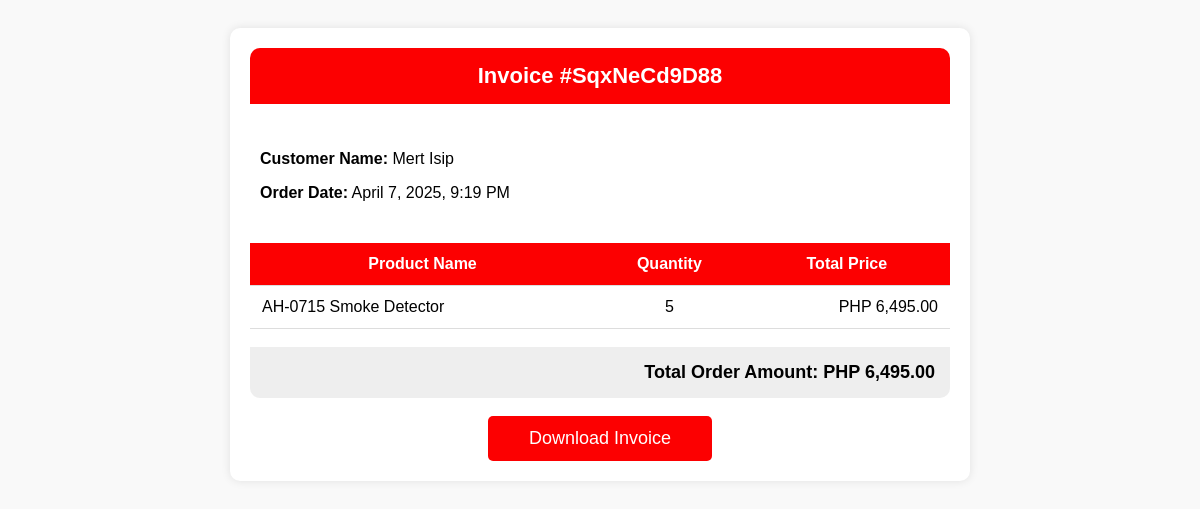
The page /src/invoice.php?referenceNum=SqxNeCd9D88 on the database its author committed.
### tables this page shows
CREATE TABLE `orders_tbl` (
  `orderID` int(11) NOT NULL AUTO_INCREMENT,
  `referenceNum` varchar(11) NOT NULL,
  `userID` int(11) DEFAULT NULL,
  `totalAmount` decimal(10,2) DEFAULT NULL,
  `mopID` int(11) DEFAULT NULL,
  `statusID` int(11) DEFAULT NULL,
  `orderReceipt` text DEFAULT NULL,
  `toReceive` datetime DEFAULT NULL,
  `receivedAt` datetime DEFAULT NULL,
  `cancelledAt` datetime DEFAULT NULL,
  `createdAt` datetime NOT NULL DEFAULT current_timestamp(),
  `updatedAt` datetime NOT NULL DEFAULT current_timestamp(),
  PRIMARY KEY (`orderID`) USING BTREE,
  KEY `orderMopFK` (`mopID`),
  KEY `orderStatusFK` (`statusID`),
  KEY `orderUserFK` (`userID`),
  CONSTRAINT `orderMopFK` FOREIGN KEY (`mopID`) REFERENCES `modes_of_payment_tbl` (`mopID`) ON DELETE SET NULL ON UPDATE NO ACTION,
  CONSTRAINT `orderStatusFK` FOREIGN KEY (`statusID`) REFERENCES `statuses_tbl` (`statusID`) ON DELETE SET NULL ON UPDATE NO ACTION,
  CONSTRAINT `orderUserFK` FOREIGN KEY (`userID`) REFERENCES `users_tbl` (`userID`) ON DELETE SET NULL ON UPDATE NO ACTION
);

CREATE TABLE `order_items_tbl` (
  `orderItemID` int(11) NOT NULL AUTO_INCREMENT,
  `orderID` int(11) DEFAULT NULL,
  `productID` int(11) DEFAULT NULL,
  `orderItemQuantity` int(11) NOT NULL DEFAULT 0,
  `orderItemTotal` decimal(10,2) NOT NULL DEFAULT 0.00,
  `orderReceipt` text DEFAULT NULL,
  `createdAt` datetime NOT NULL DEFAULT current_timestamp(),
  PRIMARY KEY (`orderItemID`),
  KEY `orderItemOrderFK` (`orderID`),
  KEY `orderItemProductFK` (`productID`),
  CONSTRAINT `orderItemOrderFK` FOREIGN KEY (`orderID`) REFERENCES `orders_tbl` (`orderID`) ON DELETE SET NULL ON UPDATE NO ACTION,
  CONSTRAINT `orderItemProductFK` FOREIGN KEY (`productID`) REFERENCES `products_tbl` (`productID`) ON DELETE SET NULL ON UPDATE NO ACTION
);

CREATE TABLE `products_tbl` (
  `productID` int(11) NOT NULL AUTO_INCREMENT,
  `userID` int(11) DEFAULT NULL,
  `productName` varchar(50) NOT NULL,
  `productIMG` varchar(100) NOT NULL,
  `categoryID` int(11) DEFAULT NULL,
  `productDesc` text NOT NULL,
  `productSpecs` text NOT NULL,
  `productPrice` decimal(10,2) NOT NULL DEFAULT 0.00,
  `inStock` int(11) NOT NULL DEFAULT 0,
  `prodSold` int(11) NOT NULL DEFAULT 0,
  `statusID` int(11) NOT NULL DEFAULT 5,
  `createdAt` datetime NOT NULL DEFAULT current_timestamp(),
  `updatedAt` datetime NOT NULL DEFAULT current_timestamp(),
  PRIMARY KEY (`productID`),
  UNIQUE KEY `productName` (`productName`),
  KEY `productCategoryFK` (`categoryID`) USING BTREE,
  KEY `productUserFK` (`userID`),
  KEY `productStatusFK` (`statusID`) USING BTREE,
  CONSTRAINT `productCategoryFK` FOREIGN KEY (`categoryID`) REFERENCES `categories_tbl` (`categoryID`) ON DELETE SET NULL ON UPDATE NO ACTION,
  CONSTRAINT `productStatusFK` FOREIGN KEY (`statusID`) REFERENCES `statuses_tbl` (`statusID`) ON DELETE NO ACTION ON UPDATE NO ACTION,
  CONSTRAINT `productsUserFK` FOREIGN KEY (`userID`) REFERENCES `users_tbl` (`userID`) ON DELETE SET NULL ON UPDATE NO ACTION
);

### src/invoice.php (the view, shortened to what this page needs)
<?php
require 'weltz_dbconnect.php';
$referenceNum = $_GET['referenceNum'];
$orderSQL = "SELECT o.orderID, o.createdAt, COALESCE(CONCAT(u.userFname, ' ', u.userLname), 'Deleted User') AS userFullName
             FROM orders_tbl o
             JOIN users_tbl u ON o.userID = u.userID
             WHERE o.referenceNum = ?";
$stmt = $conn->prepare($orderSQL);
$stmt->bind_param("s", $referenceNum);
$stmt->execute();
$order = $stmt->get_result()->fetch_assoc();
$orderID = $order['orderID'];
$orderItemsSQL = "SELECT p.productName, oi.orderItemQuantity, oi.orderItemTotal
                  FROM order_items_tbl oi
                  JOIN products_tbl p ON oi.productID = p.productID
                  WHERE oi.orderID = ?";
$stmt = $conn->prepare($orderItemsSQL);
$stmt->bind_param("i", $orderID);
$stmt->execute();
$orderItems = $stmt->get_result();
$totalOrderAmount = 0;
?>
<!DOCTYPE html>
<html lang="en">
<head>
</head>
<body>
<div class="invoice-container">
    <div class="header">Invoice #<?= htmlspecialchars($referenceNum) ?></div>
    <div class="details">
        <p><strong>Customer Name:</strong> <?= htmlspecialchars($order['userFullName']) ?></p>
        <p><strong>Order Date:</strong> <?= htmlspecialchars(date("F j, Y, g:i A", strtotime($order['createdAt']))) ?></p>
    </div>
    <table class="order-table">
        <tr>
            <th>Product Name</th>
            <th>Quantity</th>
            <th>Total Price</th>
        </tr>
        <?php while ($row = $orderItems->fetch_assoc()) : ?>
            <tr>
                <td><?= htmlspecialchars($row['productName']) ?></td>
                <td style="text-align:center;"><?= htmlspecialchars($row['orderItemQuantity']) ?></td>
                <td style="text-align:right;">PHP <?= number_format($row['orderItemTotal'], 2) ?></td>
            </tr>
            <?php $totalOrderAmount += $row['orderItemTotal']; ?>
        <?php endwhile; ?>
    </table>
    <p class="order-summary">Total Order Amount: PHP <?= number_format($totalOrderAmount, 2) ?></p>
    <a href="download_invoice.php?referenceNum=<?= urlencode($referenceNum) ?>" class="download-btn">Download Invoice</a>
</div>
</body>
</html>

### src/invoice.php (style rules this page uses)
body { font-family: Arial, sans-serif; background: #f9f9f9; padding: 20px; }
.invoice-container { max-width: 700px; background: white; padding: 20px; margin: auto; border-radius: 10px; box-shadow: 0 0 10px rgba(0, 0, 0, 0.1); }
.header { background-color: #fc0001; color: white; padding: 15px; text-align: center; font-size: 22px; font-weight: bold; border-radius: 10px 10px 0 0; }
.details { margin-top: 20px; padding: 10px; }
.order-table { width: 100%; border-collapse: collapse; margin-top: 15px; background: white; }
.order-table th, .order-table td { padding: 12px; border-bottom: 1px solid #ddd; text-align: left; }
.order-table th { background-color: #fc0001; color: white; text-align: center; }
.order-summary { font-size: 18px; font-weight: bold; text-align: right; padding: 15px; background: #eee; border-radius: 0 0 10px 10px; }
.download-btn { display: block; text-align: center; background: #fc0001; color: white; padding: 12px; text-decoration: none; border-radius: 5px; font-size: 18px; margin-top: 20px; width: 200px; margin: auto; }

### rows shown on the page
orders_tbl: createdAt "April 7, 2025, 9:19 PM"
order_items_tbl: productID.productName "AH-0715 Smoke Detector", orderItemQuantity "5", orderItemTotal "6,495.00"

### other values the page prints
$referenceNum "SqxNeCd9D88"
$order['userFullName'] "Mert Isip"
$totalOrderAmount "6,495.00"
